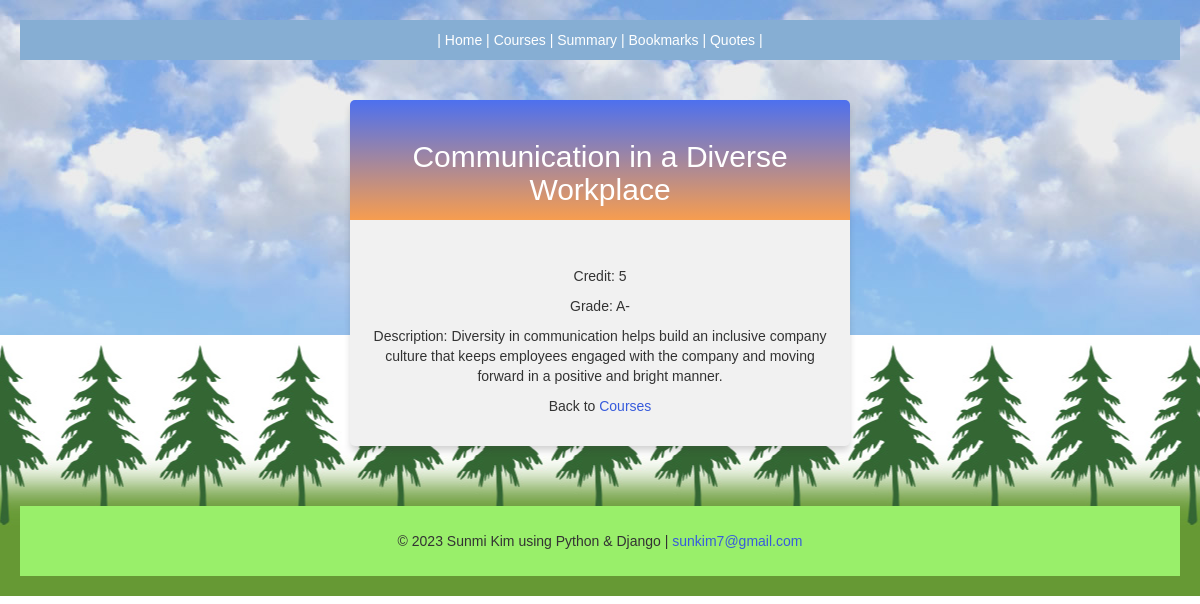
/courses/details/3, run on the app's committed database.
### courses/models.py (models this page shows, shortened)
class Course(models.Model):
    title = models.CharField(max_length=255)
    credit = models.IntegerField()
    grade = models.CharField(max_length=20)
    description = models.CharField(max_length=255, null=True)

### courses/views.py (the view)
# urls.py: path('courses/details/<int:id>', views.details, name='details'),
def details(request, id):
    mycourse = Course.objects.get(id=id)
    template = loader.get_template('details.html')
    context = {
        'mycourse': mycourse,
    }
    return HttpResponse(template.render(context, request))

### courses/templates/details.html (shortened to what this page needs)
{% extends "master.html" %}
{% block content %}
  <div class="mycard">
    <h2>{{ mycourse.title }}</h2>
    <p>Credit: {{ mycourse.credit }}</p>
    <p>Grade: {{ mycourse.grade }}</p>
    <p>Description: {{ mycourse.description }}</p>
    <p>Back to <a href="/courses">Courses</a></p>
  </div>
{% endblock %}

### mystaticfiles/mystyles.css (style rules this page uses)
body { font-family: "verdana", "Arial", "Helvetica"; margin: 20px; background-image: url(images2/tree.jpg), url(images2/sky_bg.jpg); background-repeat: repeat-x, repeat-x; background-position: center bottom, center top; }
.mycard { background-color: #f1f1f1; background-image: linear-gradient(to bottom, #4D70EF, #f79d4f); background-size: 100% 120px; background-repeat: no-repeat; margin: 40px auto; width: 500px; border-radius: 5px; box-shadow: 0 5px 7px -1px rgba(51, 51, 51, 0.23); padding: 20px; }
.mycard h2 { text-align: center; color: #ffffff; margin:20px 0 60px 0; }
a:link, a:visited { color: #375BDC; }
h1, h3, p { text-align: center; }

### data on the page
Course: title "Communication in a Diverse Workplace", credit "5", grade "A-", description "Diversity in communication helps build an inclusive company culture that keeps employees engaged with the company and moving forward in a positive and bright manner."
